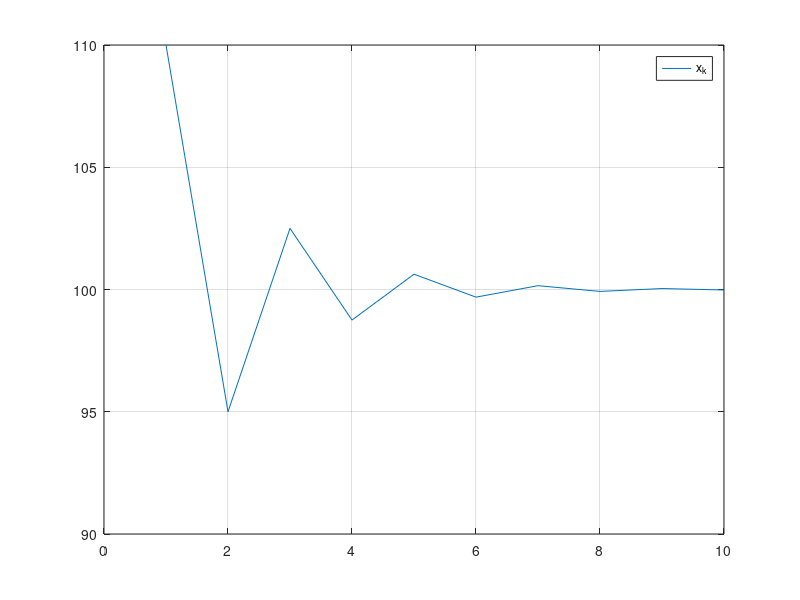
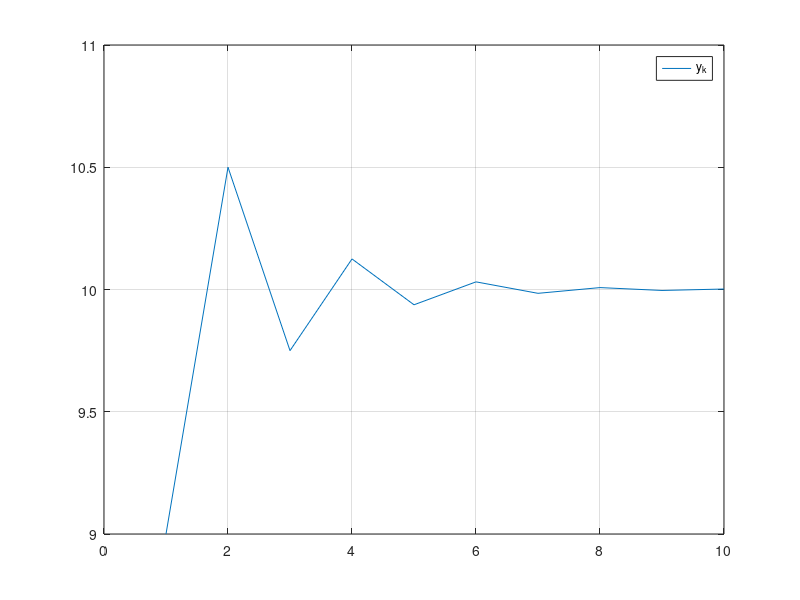

MATLAB code for these plots, in order:
a=0.1;b=5;
x0=100;y0=10;x(1)=110;
y(1)=y0-a*(x(1)-x0);
for k=2:10
x(k)=x0-a*b*(x(k-1)-x0);
y(k)=y0-a*(x(k)-x0);
end
figure(1);plot(x);grid;legend('x_k')
figure(2);plot(y);grid;legend('y_k')